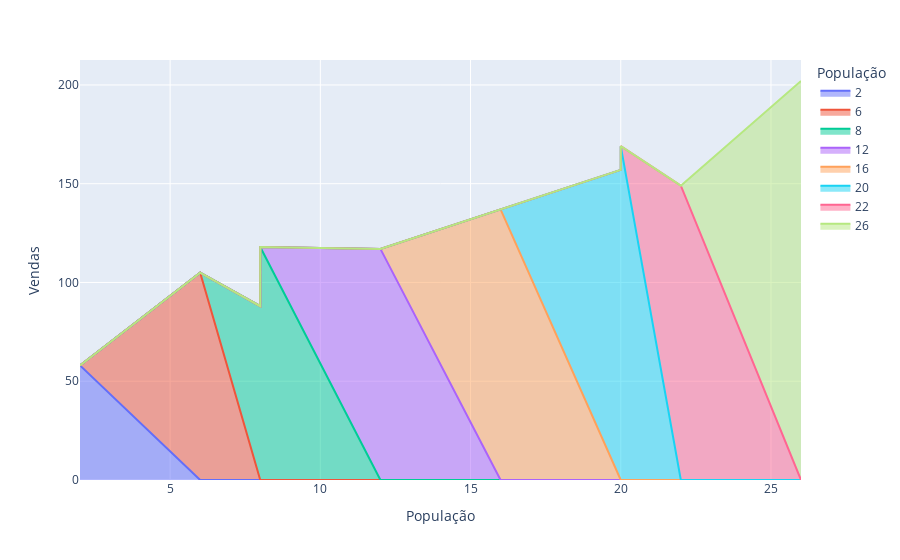

Here is the notebook cell this chart was saved with:
### Code cell
#Gráfico de área

data = dadosFastFood

#criado o Gráfico
fig = px.area(data, x='População', y='Vendas', color='População')

#exibindo o Gráfico
fig.show()

### Figure 1 — Plotly figure (JSON) as saved in the notebook; plotly's stock layout.template omitted (floating-point values rounded to 4 significant figures)
{"data": [{"fillpattern": {"shape": ""}, "hovertemplate": "População=%{x}<br>Vendas=%{y}<extra></extra>", "legendgroup": "2", "line": {"color": "#636efa"}, "marker": {"symbol": "circle"}, "mode": "lines", "name": "2", "orientation": "v", "showlegend": true, "stackgroup": "1", "type": "scatter", "x": [2], "xaxis": "x", "y": [58], "yaxis": "y"}, {"fillpattern": {"shape": ""}, "hovertemplate": "População=%{x}<br>Vendas=%{y}<extra></extra>", "legendgroup": "6", "line": {"color": "#EF553B"}, "marker": {"symbol": "circle"}, "mode": "lines", "name": "6", "orientation": "v", "showlegend": true, "stackgroup": "1", "type": "scatter", "x": [6], "xaxis": "x", "y": [105], "yaxis": "y"}, {"fillpattern": {"shape": ""}, "hovertemplate": "População=%{x}<br>Vendas=%{y}<extra></extra>", "legendgroup": "8", "line": {"color": "#00cc96"}, "marker": {"symbol": "circle"}, "mode": "lines", "name": "8", "orientation": "v", "showlegend": true, "stackgroup": "1", "type": "scatter", "x": [8, 8], "xaxis": "x", "y": [88, 118], "yaxis": "y"}, {"fillpattern": {"shape": ""}, "hovertemplate": "População=%{x}<br>Vendas=%{y}<extra></extra>", "legendgroup": "12", "line": {"color": "#ab63fa"}, "marker": {"symbol": "circle"}, "mode": "lines", "name": "12", "orientation": "v", "showlegend": true, "stackgroup": "1", "type": "scatter", "x": [12], "xaxis": "x", "y": [117], "yaxis": "y"}, {"fillpattern": {"shape": ""}, "hovertemplate": "População=%{x}<br>Vendas=%{y}<extra></extra>", "legendgroup": "16", "line": {"color": "#FFA15A"}, "marker": {"symbol": "circle"}, "mode": "lines", "name": "16", "orientation": "v", "showlegend": true, "stackgroup": "1", "type": "scatter", "x": [16], "xaxis": "x", "y": [137], "yaxis": "y"}, {"fillpattern": {"shape": ""}, "hovertemplate": "População=%{x}<br>Vendas=%{y}<extra></extra>", "legendgroup": "20", "line": {"color": "#19d3f3"}, "marker": {"symbol": "circle"}, "mode": "lines", "name": "20", "orientation": "v", "showlegend": true, "stackgroup": "1", "type": "scatter", "x": [20, 20], "xaxis": "x", "y": [157, 169], "yaxis": "y"}, {"fillpattern": {"shape": ""}, "hovertemplate": "População=%{x}<br>Vendas=%{y}<extra></extra>", "legendgroup": "22", "line": {"color": "#FF6692"}, "marker": {"symbol": "circle"}, "mode": "lines", "name": "22", "orientation": "v", "showlegend": true, "stackgroup": "1", "type": "scatter", "x": [22], "xaxis": "x", "y": [149], "yaxis": "y"}, {"fillpattern": {"shape": ""}, "hovertemplate": "População=%{x}<br>Vendas=%{y}<extra></extra>", "legendgroup": "26", "line": {"color": "#B6E880"}, "marker": {"symbol": "circle"}, "mode": "lines", "name": "26", "orientation": "v", "showlegend": true, "stackgroup": "1", "type": "scatter", "x": [26], "xaxis": "x", "y": [202], "yaxis": "y"}], "layout": {"legend": {"title": {"text": "População"}, "tracegroupgap": 0}, "margin": {"t": 60}, "xaxis": {"anchor": "y", "categoryarray": [2, 6, 8, 12, 16, 20, 22, 26], "categoryorder": "array", "domain": [0, 1], "title": {"text": "População"}}, "yaxis": {"anchor": "x", "domain": [0, 1], "title": {"text": "Vendas"}}}}
